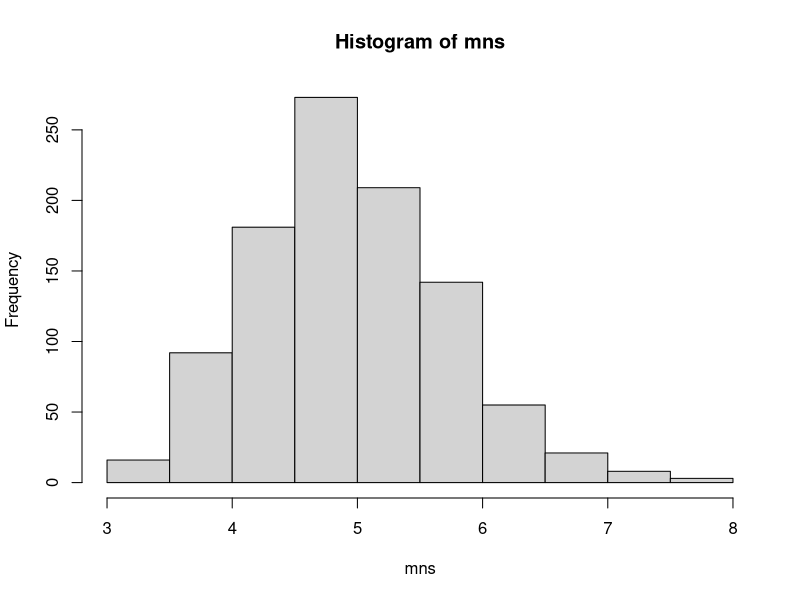
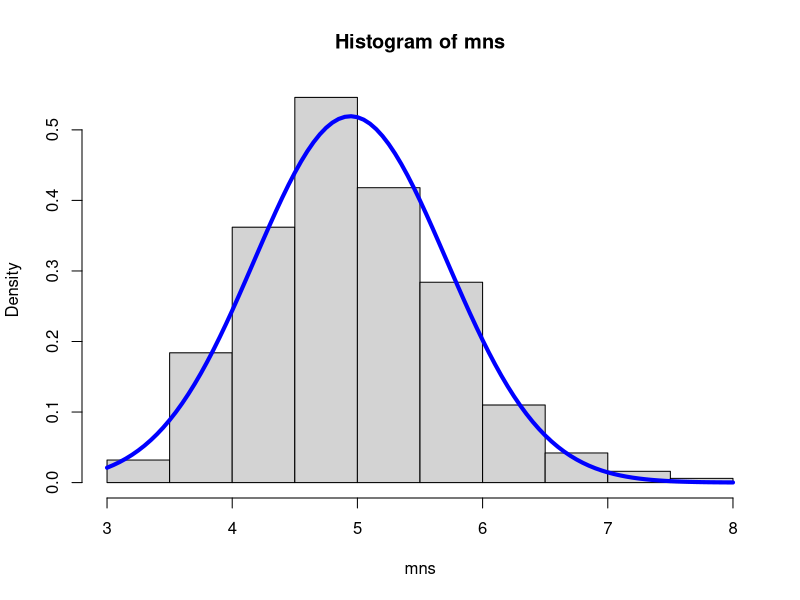

These figures' R source, in order:
## ---- chunk 1
knitr::opts_chunk$set(echo = TRUE)
## ---- chunk 2
lambda = 0.2
n = 40
sims = 1000
mns = NULL
for (i in 1:1000) {
    mns = c(mns, mean(rexp(n,lambda)))
}
## ---- chunk 3
hist(mns)
## ---- chunk 4
## Theoretical Mean
1/lambda

## Mean of the averages of exponential distribution
mean(mns)
## ---- chunk 5
## Population Variance
sd = 1/lambda
pop_var = sd^2
pop_var

## Sample Variance (sd^2) of the averages of exponential distribution
sample_var = sd(mns)^2
sample_var
## ---- chunk 6
hist(mns, prob=TRUE)
curve(dnorm(x, mean=mean(mns), sd=sd(mns)), add=TRUE, col="blue", lwd=4)
